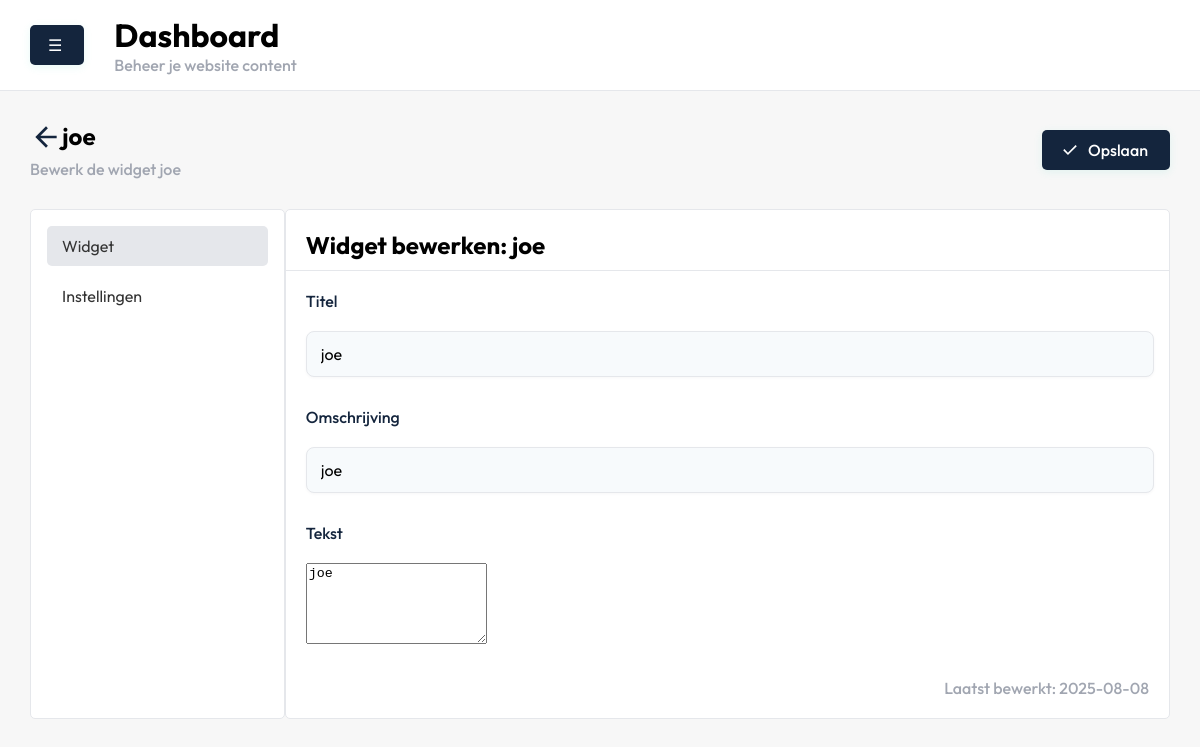
/dashboard/widgets/edit.php?id=5, run on the app's committed database.
### tables this page shows
CREATE TABLE IF NOT EXISTS `widget` (
  `id` int NOT NULL AUTO_INCREMENT,
  `widgetcontent_id` int NOT NULL,
  `created_at` date DEFAULT NULL,
  `last_edit` date DEFAULT NULL,
  PRIMARY KEY (`id`),
  KEY `widgetcontent_id` (`widgetcontent_id`)
);

CREATE TABLE IF NOT EXISTS `widgetcontent` (
  `id` int NOT NULL AUTO_INCREMENT,
  `title` varchar(255) DEFAULT NULL,
  `description` varchar(255) DEFAULT NULL,
  `text` text,
  PRIMARY KEY (`id`)
);

### controllers/widgets/edit.php (called while the page is built, shortened)
<?php
require_once __DIR__ . '/../../config/config.php';
$id = isset($_GET['id']) ? (int) $_GET['id'] : 0;
$stmt = $conn->prepare("
    SELECT widget.*, widgetcontent.title AS title, widgetcontent.description AS description,
           widgetcontent.text AS text, widgetcontent.id AS content_id
    FROM widget
    INNER JOIN widgetcontent ON widget.widgetcontent_id = widgetcontent.id
    WHERE widget.id = :id
");
$stmt->execute(['id' => $id]);
$widget = $stmt->fetch(PDO::FETCH_ASSOC);
?>

### dashboard/widgets/edit.php (the view, shortened to what this page needs)
<?php
require_once  '../../controllers/widgets/edit.php';
include('../includes/header.php');
?>
<form method="post" action="" onsubmit="isUpdated = false;">
    <section id="widgets">
        <div class="container">
            <div class="justify-between">
                <div class="intro">
                    <h2 class="flex">
                        <a href="./index.php">
                            <svg xmlns="http://www.w3.org/2000/svg" height="32px" viewBox="0 -960 960 960" width="32px"
                                fill="#14253D">
                                <path d="m313-440 224 224-57 56-320-320 320-320 57 56-224 224h487v80H313Z" />
                            </svg>
                        </a>
                        <?= htmlspecialchars($widget['title']) ?>
                    </h2>
                    <p>Bewerk de widget <?= htmlspecialchars($widget['title']) ?></p>
                </div>
                <div class="align-center">
                    <button type="submit" name="save_widget" class="blue-btn">
                        <svg xmlns="http://www.w3.org/2000/svg" height="24px" viewBox="0 -960 960 960" width="24px"
                            fill="#292D32">
                            <path d="M382-240 154-468l57-57 171 171 367-367 57 57-424 424Z" />
                        </svg>
                        Opslaan
                    </button>
                </div>
            </div>
        </div>
    </section>
    <section id="pages_edit">
        <div class="container">
            <div class="flex">
                <div class="menu">
                    <ul>
                        <li><button type="button" class="active" data-section="widget">Widget</button></li>
                        <li><button type="button" data-section="settings">Instellingen</button></li>
                    </ul>
                </div>
                <div class="content">
                    <div class="content-section active" id="widget">
                        <div class="header">
                            <h2>Widget bewerken: <?= htmlspecialchars($widget['title']) ?></h2>
                        </div>
                        <div class="info">
                            <div class="form-group">
                                <div class="form-row">
                                    <label for="title">Titel</label><br>
                                    <input type="text" id="title" name="title"
                                        value="<?= htmlspecialchars($widget['title']) ?>" required>
                                </div>
                                <div class="form-row">
                                    <label for="description">Omschrijving</label><br>
                                    <input type="text" id="description" name="description"
                                        value="<?= htmlspecialchars($widget['description']) ?>" required>
                                </div>
                                <div class="form-row">
                                    <label for="text">Tekst</label><br>
                                    <textarea id="text" name="text" rows="5"
                                        required><?= htmlspecialchars($widget['text']) ?></textarea>
                                </div>
                                <div>
                                    <p class="created">Laatst bewerkt: <?= htmlspecialchars($widget['last_edit']) ?></p>
                                </div>
                            </div>
                        </div>
                    </div>
                </div>
            </div>
        </div>
    </section>
</form>
<?php include '../includes/footer.php'; ?>

### dashboard/css/style.css (style rules this page uses)
body { font-family: 'Outfit', sans-serif; background: #f7f7f7; margin: 0; padding: 0; }
.container { padding-left: 30px; padding-right: 30px; }
button { font-family: 'Outfit', sans-serif; }
h1, h2, h3, h4, h5, h6 { margin: 0; padding: 0; }
p { margin: 0; padding: 0; color: rgb(161 166 177); font-weight: 500; }
.blue-btn { background: #14253D; color: #fff; border: none; border-radius: 5px; padding: 10px 22px 10px 18px; font-size: 16px; font-weight: 500; display: inline-flex; align-items: center; gap: 8px; box-shadow: 0 2px 8px rgba(63,216,190,0.12); cursor: pointer; transition: background 0.2s; }
.blue-btn svg { width: 20px; height: 20px; fill: #fff; }
#pages, #widgets { width: 100%; }
#pages .intro, #widgets .intro { padding: 30px 0; }
#pages_edit .content-section { display: none; }
#pages_edit .content-section.active { display: block; }
#pages_edit .menu { width: 20%; background-color: white; border: 1px solid #e5e7eb; padding: 1rem; border-radius: 5px; }
#pages_edit .menu ul { list-style: none; padding: 0; margin: 0; }
#pages_edit .menu li { margin-bottom: 10px; }
#pages_edit .menu button { width: 100%; padding: 10px 15px; background: none; border: none; text-align: left; font-size: 16px; color: #333; border-radius: 5px; cursor: pointer; transition: background 0.2s, color 0.2s; }
#pages_edit .menu button.active { background-color: #e5e7eb; }
#pages_edit .content { width: 80%; background-color: white; border-radius: 5px; border: 1px solid #e5e7eb; }
#pages_edit .header { padding: 20px 20px 10px 20px; border-bottom: 1px solid #e5e7eb; }
#pages_edit .info { padding: 20px 20px 10px 20px; }
#pages_edit .content-section input[type="text"], #pages_edit .content-section select, #pages_edit .content-section select option { width: 97%; padding: 12px 14px; border: 1.5px solid #e5e7eb; border-radius: 8px; background: #f7fafc; font-size: 1em; font-family: 'Outfit', sans-serif; transition: border-color 0.2s, box-shadow 0.2s; box-shadow: 0 1px 3px rgba(44, 62, 80, 0.04); outline: none; }
#pages_edit .content-section label { font-weight: 500; color: #14253D; display: block; }
#pages_edit .content-section .form-row { margin-bottom: 30px; }
#pages_edit .content-section .form-row input[type="text"], #pages_edit .content-section .form-row select { flex: 1; padding: 12px 14px; border: 1.5px solid #e5e7eb; border-radius: 8px; background: #f7fafc; font-size: 1em; font-family: 'Outfit', sans-serif; box-shadow: 0 1px 3px rgba(44, 62, 80, 0.04); outline: none; transition: border-color 0.2s, box-shadow 0.2s; }
#pages_edit .created { float: right; padding-bottom: 20px; }
.flex { display: flex; }
.justify-between { display: flex; justify-content: space-between; }
.align-center { display: flex; align-items: center; }

### data on the page
widget: widgetcontent.title "joe", title "joe", description "joe", text "joe", last_edit "2025-08-08"
